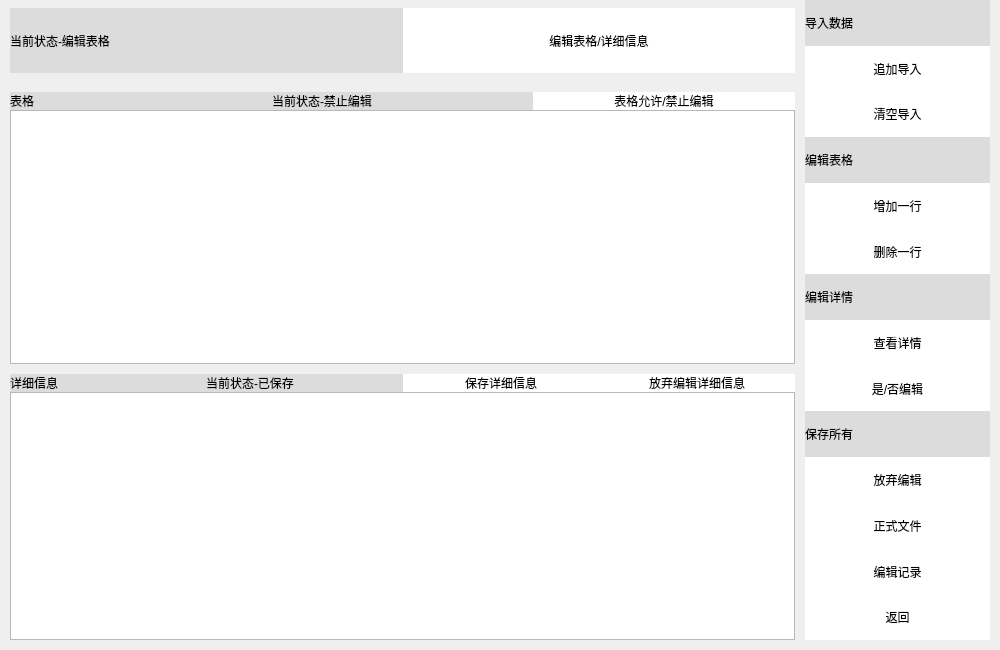
<?xml version="1.0" encoding="UTF-8"?>
<ui version="4.0">
 <class>Form</class>
 <widget class="QWidget" name="Form">
  <property name="geometry">
   <rect>
    <x>0</x>
    <y>0</y>
    <width>1000</width>
    <height>650</height>
   </rect>
  </property>
  <property name="windowTitle">
   <string>编辑</string>
  </property>
  <property name="windowIcon">
   <iconset resource="../vb.qrc">
    <normaloff>:/title/images/bian.png</normaloff>:/title/images/bian.png</iconset>
  </property>
  <property name="styleSheet">
   <string notr="true">font: 12pt &quot;宋体&quot;;</string>
  </property>
  <layout class="QGridLayout" name="gridLayout" columnstretch="4,1">
   <property name="leftMargin">
    <number>0</number>
   </property>
   <property name="topMargin">
    <number>0</number>
   </property>
   <property name="rightMargin">
    <number>0</number>
   </property>
   <property name="bottomMargin">
    <number>0</number>
   </property>
   <property name="spacing">
    <number>0</number>
   </property>
   <item row="0" column="0">
    <widget class="QWidget" name="widget" native="true">
     <property name="styleSheet">
      <string notr="true"/>
     </property>
     <layout class="QGridLayout" name="gridLayout_2" rowstretch="1,3,3">
      <property name="leftMargin">
       <number>0</number>
      </property>
      <property name="topMargin">
       <number>0</number>
      </property>
      <property name="rightMargin">
       <number>0</number>
      </property>
      <property name="bottomMargin">
       <number>0</number>
      </property>
      <property name="verticalSpacing">
       <number>0</number>
      </property>
      <item row="0" column="0">
       <widget class="QWidget" name="widget_5" native="true">
        <property name="sizePolicy">
         <sizepolicy hsizetype="Expanding" vsizetype="Fixed">
          <horstretch>0</horstretch>
          <verstretch>0</verstretch>
         </sizepolicy>
        </property>
        <property name="maximumSize">
         <size>
          <width>16777215</width>
          <height>87</height>
         </size>
        </property>
        <property name="styleSheet">
         <string notr="true"/>
        </property>
        <layout class="QGridLayout" name="gridLayout_3">
         <property name="leftMargin">
          <number>10</number>
         </property>
         <property name="topMargin">
          <number>0</number>
         </property>
         <property name="rightMargin">
          <number>5</number>
         </property>
         <property name="bottomMargin">
          <number>5</number>
         </property>
         <property name="spacing">
          <number>0</number>
         </property>
         <item row="0" column="0">
          <widget class="QLabel" name="table_or_concrete_label">
           <property name="maximumSize">
            <size>
             <width>16777215</width>
             <height>65</height>
            </size>
           </property>
           <property name="styleSheet">
            <string notr="true">
	font: 20pt &quot;宋体&quot;;
color: rgb(0, 0, 0);

border:0px;
	
background-color: rgb(189, 189, 189);
background-color: rgb(220, 220, 220);</string>
           </property>
           <property name="text">
            <string>当前状态-编辑表格</string>
           </property>
          </widget>
         </item>
         <item row="0" column="1">
          <widget class="QPushButton" name="edit_table_or_concrete_btn">
           <property name="sizePolicy">
            <sizepolicy hsizetype="Preferred" vsizetype="Preferred">
             <horstretch>0</horstretch>
             <verstretch>0</verstretch>
            </sizepolicy>
           </property>
           <property name="maximumSize">
            <size>
             <width>16777215</width>
             <height>65</height>
            </size>
           </property>
           <property name="styleSheet">
            <string notr="true">

QPushButton{
	font: 14pt &quot;宋体&quot;;
color: rgb(0, 0, 0);
	background-color: rgb(255, 255, 255);

border:0px
}
QPushButton:hover{
	font: 14pt &quot;宋体&quot;;
	color: rgb(0, 0, 0);
	background-color: rgb(220, 220, 220);
border:0px
}
</string>
           </property>
           <property name="text">
            <string>编辑表格/详细信息</string>
           </property>
           <property name="icon">
            <iconset resource="../vb.qrc">
             <normaloff>:/edit/images/or.png</normaloff>:/edit/images/or.png</iconset>
           </property>
           <property name="iconSize">
            <size>
             <width>40</width>
             <height>40</height>
            </size>
           </property>
          </widget>
         </item>
        </layout>
       </widget>
      </item>
      <item row="1" column="0">
       <widget class="QWidget" name="widget_3" native="true">
        <property name="styleSheet">
         <string notr="true"/>
        </property>
        <layout class="QGridLayout" name="gridLayout_7">
         <property name="leftMargin">
          <number>10</number>
         </property>
         <property name="topMargin">
          <number>5</number>
         </property>
         <property name="rightMargin">
          <number>5</number>
         </property>
         <property name="bottomMargin">
          <number>5</number>
         </property>
         <property name="spacing">
          <number>0</number>
         </property>
         <item row="0" column="0">
          <widget class="QWidget" name="widget_6" native="true">
           <property name="sizePolicy">
            <sizepolicy hsizetype="Expanding" vsizetype="Fixed">
             <horstretch>0</horstretch>
             <verstretch>0</verstretch>
            </sizepolicy>
           </property>
           <layout class="QGridLayout" name="gridLayout_10">
            <property name="leftMargin">
             <number>0</number>
            </property>
            <property name="topMargin">
             <number>0</number>
            </property>
            <property name="rightMargin">
             <number>0</number>
            </property>
            <property name="bottomMargin">
             <number>0</number>
            </property>
            <property name="spacing">
             <number>0</number>
            </property>
            <item row="0" column="0">
             <widget class="QLabel" name="left_top_label">
              <property name="maximumSize">
               <size>
                <width>16777215</width>
                <height>38</height>
               </size>
              </property>
              <property name="styleSheet">
               <string notr="true">font: 14pt &quot;宋体&quot;;
color: rgb(0, 0, 0);
background-color: rgb(191, 191, 191);
background-color: rgb(220, 220, 220);</string>
              </property>
              <property name="text">
               <string>表格</string>
              </property>
             </widget>
            </item>
            <item row="0" column="1">
             <widget class="QLabel" name="table_allow_forbid_label">
              <property name="maximumSize">
               <size>
                <width>16777215</width>
                <height>38</height>
               </size>
              </property>
              <property name="styleSheet">
               <string notr="true">font: 14pt &quot;宋体&quot;;
color: rgb(0, 0, 0);
background-color: rgb(191, 191, 191);
background-color: rgb(220, 220, 220);</string>
              </property>
              <property name="text">
               <string>当前状态-禁止编辑</string>
              </property>
             </widget>
            </item>
            <item row="0" column="2">
             <widget class="QPushButton" name="table_allow_forbid_btn">
              <property name="sizePolicy">
               <sizepolicy hsizetype="Preferred" vsizetype="Preferred">
                <horstretch>0</horstretch>
                <verstretch>0</verstretch>
               </sizepolicy>
              </property>
              <property name="maximumSize">
               <size>
                <width>16777215</width>
                <height>38</height>
               </size>
              </property>
              <property name="styleSheet">
               <string notr="true">

QPushButton{
	font: 14pt &quot;宋体&quot;;
color: rgb(0, 0, 0);
	background-color: rgb(255, 255, 255);

border:0px
}
QPushButton:hover{
	font: 14pt &quot;宋体&quot;;
	color: rgb(0, 0, 0);
	background-color: rgb(220, 220, 220);
border:0px
}
</string>
              </property>
              <property name="text">
               <string>表格允许/禁止编辑</string>
              </property>
              <property name="icon">
               <iconset resource="../vb.qrc">
                <normaloff>:/edit/images/yun.png</normaloff>:/edit/images/yun.png</iconset>
              </property>
              <property name="iconSize">
               <size>
                <width>30</width>
                <height>30</height>
               </size>
              </property>
             </widget>
            </item>
           </layout>
          </widget>
         </item>
         <item row="1" column="0">
          <widget class="QWidget" name="widget_8" native="true">
           <property name="sizePolicy">
            <sizepolicy hsizetype="Expanding" vsizetype="Expanding">
             <horstretch>0</horstretch>
             <verstretch>0</verstretch>
            </sizepolicy>
           </property>
           <layout class="QGridLayout" name="gridLayout_4">
            <property name="leftMargin">
             <number>0</number>
            </property>
            <property name="topMargin">
             <number>0</number>
            </property>
            <property name="rightMargin">
             <number>0</number>
            </property>
            <property name="bottomMargin">
             <number>0</number>
            </property>
            <property name="spacing">
             <number>0</number>
            </property>
            <item row="0" column="0">
             <widget class="QTableWidget" name="tableWidget">
              <property name="sizePolicy">
               <sizepolicy hsizetype="Expanding" vsizetype="Expanding">
                <horstretch>0</horstretch>
                <verstretch>0</verstretch>
               </sizepolicy>
              </property>
              <property name="styleSheet">
               <string notr="true"/>
              </property>
              <property name="editTriggers">
               <set>QAbstractItemView::CurrentChanged</set>
              </property>
             </widget>
            </item>
           </layout>
          </widget>
         </item>
        </layout>
       </widget>
      </item>
      <item row="2" column="0">
       <widget class="QWidget" name="widget_4" native="true">
        <property name="styleSheet">
         <string notr="true"/>
        </property>
        <layout class="QGridLayout" name="gridLayout_8">
         <property name="leftMargin">
          <number>10</number>
         </property>
         <property name="topMargin">
          <number>5</number>
         </property>
         <property name="rightMargin">
          <number>5</number>
         </property>
         <property name="bottomMargin">
          <number>0</number>
         </property>
         <property name="spacing">
          <number>0</number>
         </property>
         <item row="0" column="0">
          <widget class="QWidget" name="widget_7" native="true">
           <property name="sizePolicy">
            <sizepolicy hsizetype="Expanding" vsizetype="Fixed">
             <horstretch>0</horstretch>
             <verstretch>0</verstretch>
            </sizepolicy>
           </property>
           <layout class="QGridLayout" name="gridLayout_9" rowstretch="0">
            <property name="leftMargin">
             <number>0</number>
            </property>
            <property name="topMargin">
             <number>0</number>
            </property>
            <property name="rightMargin">
             <number>0</number>
            </property>
            <property name="bottomMargin">
             <number>0</number>
            </property>
            <property name="spacing">
             <number>0</number>
            </property>
            <item row="0" column="0">
             <widget class="QLabel" name="con_label">
              <property name="maximumSize">
               <size>
                <width>16777215</width>
                <height>39</height>
               </size>
              </property>
              <property name="styleSheet">
               <string notr="true">font: 14pt &quot;宋体&quot;;
color: rgb(0, 0, 0);
background-color: rgb(191, 191, 191);
background-color: rgb(220, 220, 220);</string>
              </property>
              <property name="text">
               <string>详细信息</string>
              </property>
             </widget>
            </item>
            <item row="0" column="1">
             <widget class="QLabel" name="save_or_not_label">
              <property name="maximumSize">
               <size>
                <width>16777215</width>
                <height>39</height>
               </size>
              </property>
              <property name="styleSheet">
               <string notr="true">font: 14pt &quot;宋体&quot;;
color: rgb(0, 0, 0);
background-color: rgb(191, 191, 191);
background-color: rgb(220, 220, 220);</string>
              </property>
              <property name="text">
               <string>当前状态-已保存</string>
              </property>
             </widget>
            </item>
            <item row="0" column="2">
             <widget class="QPushButton" name="save_concrete_btn">
              <property name="sizePolicy">
               <sizepolicy hsizetype="Preferred" vsizetype="Preferred">
                <horstretch>0</horstretch>
                <verstretch>0</verstretch>
               </sizepolicy>
              </property>
              <property name="maximumSize">
               <size>
                <width>16777215</width>
                <height>39</height>
               </size>
              </property>
              <property name="styleSheet">
               <string notr="true">

QPushButton{
	font: 14pt &quot;宋体&quot;;
color: rgb(0, 0, 0);
	background-color: rgb(255, 255, 255);

border:0px
}
QPushButton:hover{
	font: 14pt &quot;宋体&quot;;
	color: rgb(0, 0, 0);
	background-color: rgb(220, 220, 220);
border:0px
}
</string>
              </property>
              <property name="text">
               <string>保存详细信息</string>
              </property>
              <property name="icon">
               <iconset resource="../vb.qrc">
                <normaloff>:/edit/images/sa.png</normaloff>:/edit/images/sa.png</iconset>
              </property>
              <property name="iconSize">
               <size>
                <width>30</width>
                <height>30</height>
               </size>
              </property>
             </widget>
            </item>
            <item row="0" column="3">
             <widget class="QPushButton" name="giveup_edit_btn">
              <property name="sizePolicy">
               <sizepolicy hsizetype="Preferred" vsizetype="Preferred">
                <horstretch>0</horstretch>
                <verstretch>0</verstretch>
               </sizepolicy>
              </property>
              <property name="maximumSize">
               <size>
                <width>16777215</width>
                <height>39</height>
               </size>
              </property>
              <property name="styleSheet">
               <string notr="true">

QPushButton{
	font: 14pt &quot;宋体&quot;;
color: rgb(0, 0, 0);
	background-color: rgb(255, 255, 255);

border:0px
}
QPushButton:hover{
	font: 14pt &quot;宋体&quot;;
	color: rgb(0, 0, 0);
	background-color: rgb(220, 220, 220);
border:0px
}
</string>
              </property>
              <property name="text">
               <string>放弃编辑详细信息</string>
              </property>
              <property name="icon">
               <iconset resource="../vb.qrc">
                <normaloff>:/edit/images/gi.png</normaloff>:/edit/images/gi.png</iconset>
              </property>
              <property name="iconSize">
               <size>
                <width>30</width>
                <height>30</height>
               </size>
              </property>
             </widget>
            </item>
           </layout>
          </widget>
         </item>
         <item row="1" column="0">
          <widget class="QWidget" name="widget_9" native="true">
           <layout class="QGridLayout" name="gridLayout_5">
            <property name="leftMargin">
             <number>0</number>
            </property>
            <property name="topMargin">
             <number>0</number>
            </property>
            <property name="rightMargin">
             <number>0</number>
            </property>
            <property name="bottomMargin">
             <number>10</number>
            </property>
            <property name="spacing">
             <number>0</number>
            </property>
            <item row="0" column="0">
             <widget class="QTextEdit" name="textEdit">
              <property name="sizePolicy">
               <sizepolicy hsizetype="Expanding" vsizetype="Expanding">
                <horstretch>0</horstretch>
                <verstretch>0</verstretch>
               </sizepolicy>
              </property>
             </widget>
            </item>
           </layout>
          </widget>
         </item>
        </layout>
       </widget>
      </item>
     </layout>
    </widget>
   </item>
   <item row="0" column="1">
    <widget class="QWidget" name="widget_2" native="true">
     <property name="sizePolicy">
      <sizepolicy hsizetype="Fixed" vsizetype="Expanding">
       <horstretch>0</horstretch>
       <verstretch>0</verstretch>
      </sizepolicy>
     </property>
     <property name="maximumSize">
      <size>
       <width>200</width>
       <height>16777215</height>
      </size>
     </property>
     <property name="styleSheet">
      <string notr="true"/>
     </property>
     <layout class="QGridLayout" name="gridLayout_6">
      <property name="leftMargin">
       <number>5</number>
      </property>
      <property name="topMargin">
       <number>0</number>
      </property>
      <property name="rightMargin">
       <number>10</number>
      </property>
      <property name="bottomMargin">
       <number>10</number>
      </property>
      <property name="spacing">
       <number>0</number>
      </property>
      <item row="0" column="0">
       <widget class="QLabel" name="label">
        <property name="sizePolicy">
         <sizepolicy hsizetype="Preferred" vsizetype="Preferred">
          <horstretch>0</horstretch>
          <verstretch>0</verstretch>
         </sizepolicy>
        </property>
        <property name="styleSheet">
         <string notr="true">

	font: 14pt &quot;宋体&quot;;
color: rgb(0, 0, 0);
	
background-color: rgb(189, 189, 189);
border:0px;
background-color: rgb(220, 220, 220);</string>
        </property>
        <property name="text">
         <string>导入数据</string>
        </property>
       </widget>
      </item>
      <item row="1" column="0">
       <widget class="QPushButton" name="pushButton_3">
        <property name="sizePolicy">
         <sizepolicy hsizetype="Preferred" vsizetype="Preferred">
          <horstretch>0</horstretch>
          <verstretch>0</verstretch>
         </sizepolicy>
        </property>
        <property name="styleSheet">
         <string notr="true">

QPushButton{
	font: 14pt &quot;宋体&quot;;
color: rgb(0, 0, 0);
	background-color: rgb(255, 255, 255);
border:0px
}
QPushButton:hover{
	font: 14pt &quot;宋体&quot;;
	color: rgb(0, 0, 0);
	background-color: rgb(220, 220, 220);
border:0px
}
</string>
        </property>
        <property name="text">
         <string>追加导入</string>
        </property>
        <property name="icon">
         <iconset resource="../vb.qrc">
          <normaloff>:/edit/images/append.png</normaloff>:/edit/images/append.png</iconset>
        </property>
        <property name="iconSize">
         <size>
          <width>30</width>
          <height>30</height>
         </size>
        </property>
       </widget>
      </item>
      <item row="2" column="0">
       <widget class="QPushButton" name="pushButton_7">
        <property name="sizePolicy">
         <sizepolicy hsizetype="Preferred" vsizetype="Preferred">
          <horstretch>0</horstretch>
          <verstretch>0</verstretch>
         </sizepolicy>
        </property>
        <property name="styleSheet">
         <string notr="true">

QPushButton{
	font: 14pt &quot;宋体&quot;;
color: rgb(0, 0, 0);
	background-color: rgb(255, 255, 255);
border:0px
}
QPushButton:hover{
	font: 14pt &quot;宋体&quot;;
	color: rgb(0, 0, 0);
	background-color: rgb(220, 220, 220);
border:0px
}
</string>
        </property>
        <property name="text">
         <string>清空导入</string>
        </property>
        <property name="icon">
         <iconset resource="../vb.qrc">
          <normaloff>:/edit/images/cl.png</normaloff>:/edit/images/cl.png</iconset>
        </property>
        <property name="iconSize">
         <size>
          <width>30</width>
          <height>30</height>
         </size>
        </property>
       </widget>
      </item>
      <item row="3" column="0">
       <widget class="QLabel" name="label_2">
        <property name="sizePolicy">
         <sizepolicy hsizetype="Preferred" vsizetype="Preferred">
          <horstretch>0</horstretch>
          <verstretch>0</verstretch>
         </sizepolicy>
        </property>
        <property name="styleSheet">
         <string notr="true">

	font: 14pt &quot;宋体&quot;;
color: rgb(0, 0, 0);
	
background-color: rgb(189, 189, 189);
border:0px;
background-color: rgb(220, 220, 220);</string>
        </property>
        <property name="text">
         <string>编辑表格</string>
        </property>
       </widget>
      </item>
      <item row="4" column="0">
       <widget class="QPushButton" name="pushButton_5">
        <property name="sizePolicy">
         <sizepolicy hsizetype="Preferred" vsizetype="Preferred">
          <horstretch>0</horstretch>
          <verstretch>0</verstretch>
         </sizepolicy>
        </property>
        <property name="styleSheet">
         <string notr="true">

QPushButton{
	font: 14pt &quot;宋体&quot;;
color: rgb(0, 0, 0);
	background-color: rgb(255, 255, 255);

border:0px
}
QPushButton:hover{
	font: 14pt &quot;宋体&quot;;
	color: rgb(0, 0, 0);
	background-color: rgb(220, 220, 220);
border:0px
}
</string>
        </property>
        <property name="text">
         <string>增加一行</string>
        </property>
        <property name="icon">
         <iconset resource="../vb.qrc">
          <normaloff>:/edit/images/adhang.png</normaloff>:/edit/images/adhang.png</iconset>
        </property>
        <property name="iconSize">
         <size>
          <width>30</width>
          <height>30</height>
         </size>
        </property>
       </widget>
      </item>
      <item row="5" column="0">
       <widget class="QPushButton" name="pushButton_2">
        <property name="sizePolicy">
         <sizepolicy hsizetype="Preferred" vsizetype="Preferred">
          <horstretch>0</horstretch>
          <verstretch>0</verstretch>
         </sizepolicy>
        </property>
        <property name="styleSheet">
         <string notr="true">

QPushButton{
	font: 14pt &quot;宋体&quot;;
color: rgb(0, 0, 0);
	background-color: rgb(255, 255, 255);
border:0px
}
QPushButton:hover{
	font: 14pt &quot;宋体&quot;;
	color: rgb(0, 0, 0);
	background-color: rgb(220, 220, 220);
border:0px
}
</string>
        </property>
        <property name="text">
         <string>删除一行</string>
        </property>
        <property name="icon">
         <iconset resource="../vb.qrc">
          <normaloff>:/edit/images/del.png</normaloff>:/edit/images/del.png</iconset>
        </property>
        <property name="iconSize">
         <size>
          <width>30</width>
          <height>30</height>
         </size>
        </property>
       </widget>
      </item>
      <item row="6" column="0">
       <widget class="QLabel" name="label_3">
        <property name="sizePolicy">
         <sizepolicy hsizetype="Preferred" vsizetype="Preferred">
          <horstretch>0</horstretch>
          <verstretch>0</verstretch>
         </sizepolicy>
        </property>
        <property name="styleSheet">
         <string notr="true">

	font: 14pt &quot;宋体&quot;;
color: rgb(0, 0, 0);
	
background-color: rgb(189, 189, 189);
border:0px;
background-color: rgb(220, 220, 220);</string>
        </property>
        <property name="text">
         <string>编辑详情</string>
        </property>
       </widget>
      </item>
      <item row="7" column="0">
       <widget class="QPushButton" name="pushButton_6">
        <property name="sizePolicy">
         <sizepolicy hsizetype="Preferred" vsizetype="Preferred">
          <horstretch>0</horstretch>
          <verstretch>0</verstretch>
         </sizepolicy>
        </property>
        <property name="styleSheet">
         <string notr="true">

QPushButton{
	font: 14pt &quot;宋体&quot;;
color: rgb(0, 0, 0);
	background-color: rgb(255, 255, 255);
border:0px
}
QPushButton:hover{
	font: 14pt &quot;宋体&quot;;
	color: rgb(0, 0, 0);
	background-color: rgb(220, 220, 220);
border:0px
}
</string>
        </property>
        <property name="text">
         <string>查看详情</string>
        </property>
        <property name="icon">
         <iconset resource="../vb.qrc">
          <normaloff>:/edit/images/view.png</normaloff>:/edit/images/view.png</iconset>
        </property>
        <property name="iconSize">
         <size>
          <width>30</width>
          <height>30</height>
         </size>
        </property>
       </widget>
      </item>
      <item row="8" column="0">
       <widget class="QPushButton" name="pushButton_8">
        <property name="sizePolicy">
         <sizepolicy hsizetype="Preferred" vsizetype="Preferred">
          <horstretch>0</horstretch>
          <verstretch>0</verstretch>
         </sizepolicy>
        </property>
        <property name="styleSheet">
         <string notr="true">

QPushButton{
	font: 14pt &quot;宋体&quot;;
color: rgb(0, 0, 0);
	background-color: rgb(255, 255, 255);
border:0px
}
QPushButton:hover{
	font: 14pt &quot;宋体&quot;;
	color: rgb(0, 0, 0);
	background-color: rgb(220, 220, 220);
border:0px
}
</string>
        </property>
        <property name="text">
         <string>是/否编辑</string>
        </property>
        <property name="icon">
         <iconset resource="../vb.qrc">
          <normaloff>:/edit/images/yun.png</normaloff>:/edit/images/yun.png</iconset>
        </property>
        <property name="iconSize">
         <size>
          <width>30</width>
          <height>30</height>
         </size>
        </property>
       </widget>
      </item>
      <item row="9" column="0">
       <widget class="QLabel" name="label_4">
        <property name="styleSheet">
         <string notr="true">

	font: 14pt &quot;宋体&quot;;
color: rgb(0, 0, 0);
	
background-color: rgb(189, 189, 189);
border:0px;
background-color: rgb(220, 220, 220);</string>
        </property>
        <property name="text">
         <string>保存所有</string>
        </property>
       </widget>
      </item>
      <item row="10" column="0">
       <widget class="QPushButton" name="pushButton_9">
        <property name="sizePolicy">
         <sizepolicy hsizetype="Preferred" vsizetype="Preferred">
          <horstretch>0</horstretch>
          <verstretch>0</verstretch>
         </sizepolicy>
        </property>
        <property name="styleSheet">
         <string notr="true">

QPushButton{
	font: 14pt &quot;宋体&quot;;
color: rgb(0, 0, 0);
	background-color: rgb(255, 255, 255);
border:0px
}
QPushButton:hover{
	font: 14pt &quot;宋体&quot;;
	color: rgb(0, 0, 0);
	background-color: rgb(220, 220, 220);
border:0px
}
</string>
        </property>
        <property name="text">
         <string>放弃编辑</string>
        </property>
        <property name="icon">
         <iconset resource="../vb.qrc">
          <normaloff>:/edit/images/give.png</normaloff>:/edit/images/give.png</iconset>
        </property>
        <property name="iconSize">
         <size>
          <width>30</width>
          <height>30</height>
         </size>
        </property>
       </widget>
      </item>
      <item row="11" column="0">
       <widget class="QPushButton" name="pushButton_4">
        <property name="sizePolicy">
         <sizepolicy hsizetype="Preferred" vsizetype="Preferred">
          <horstretch>0</horstretch>
          <verstretch>0</verstretch>
         </sizepolicy>
        </property>
        <property name="styleSheet">
         <string notr="true">

QPushButton{
	font: 14pt &quot;宋体&quot;;
color: rgb(0, 0, 0);
	background-color: rgb(255, 255, 255);
border:0px
}
QPushButton:hover{
	font: 14pt &quot;宋体&quot;;
	color: rgb(0, 0, 0);
	background-color: rgb(220, 220, 220);
border:0px
}
</string>
        </property>
        <property name="text">
         <string>正式文件</string>
        </property>
        <property name="icon">
         <iconset resource="../vb.qrc">
          <normaloff>:/edit/images/save.png</normaloff>:/edit/images/save.png</iconset>
        </property>
        <property name="iconSize">
         <size>
          <width>30</width>
          <height>30</height>
         </size>
        </property>
       </widget>
      </item>
      <item row="12" column="0">
       <widget class="QPushButton" name="save_edit_btn">
        <property name="sizePolicy">
         <sizepolicy hsizetype="Preferred" vsizetype="Preferred">
          <horstretch>0</horstretch>
          <verstretch>0</verstretch>
         </sizepolicy>
        </property>
        <property name="styleSheet">
         <string notr="true">

QPushButton{
	font: 14pt &quot;宋体&quot;;
color: rgb(0, 0, 0);
	background-color: rgb(255, 255, 255);
border:0px
}
QPushButton:hover{
	font: 14pt &quot;宋体&quot;;
	color: rgb(0, 0, 0);
	background-color: rgb(220, 220, 220);
border:0px
}
</string>
        </property>
        <property name="text">
         <string>编辑记录</string>
        </property>
        <property name="icon">
         <iconset resource="../vb.qrc">
          <normaloff>:/edit/images/history.png</normaloff>:/edit/images/history.png</iconset>
        </property>
        <property name="iconSize">
         <size>
          <width>30</width>
          <height>30</height>
         </size>
        </property>
       </widget>
      </item>
      <item row="13" column="0">
       <widget class="QPushButton" name="pushButton">
        <property name="sizePolicy">
         <sizepolicy hsizetype="Preferred" vsizetype="Preferred">
          <horstretch>0</horstretch>
          <verstretch>0</verstretch>
         </sizepolicy>
        </property>
        <property name="styleSheet">
         <string notr="true">

QPushButton{
	font: 14pt &quot;宋体&quot;;
color: rgb(0, 0, 0);
	background-color: rgb(255, 255, 255);
border:0px
}
QPushButton:hover{
	font: 14pt &quot;宋体&quot;;
	color: rgb(0, 0, 0);
	background-color: rgb(220, 220, 220);
border:0px
}
</string>
        </property>
        <property name="text">
         <string>返回</string>
        </property>
       </widget>
      </item>
     </layout>
    </widget>
   </item>
  </layout>
 </widget>
 <resources>
  <include location="../vb.qrc"/>
 </resources>
 <connections>
  <connection>
   <sender>pushButton</sender>
   <signal>clicked()</signal>
   <receiver>Form</receiver>
   <slot>goback_menupane()</slot>
   <hints>
    <hint type="sourcelabel">
     <x>876</x>
     <y>624</y>
    </hint>
    <hint type="destinationlabel">
     <x>999</x>
     <y>645</y>
    </hint>
   </hints>
  </connection>
  <connection>
   <sender>edit_table_or_concrete_btn</sender>
   <signal>clicked()</signal>
   <receiver>Form</receiver>
   <slot>edit_table_or_concrete()</slot>
   <hints>
    <hint type="sourcelabel">
     <x>510</x>
     <y>49</y>
    </hint>
    <hint type="destinationlabel">
     <x>572</x>
     <y>-79</y>
    </hint>
   </hints>
  </connection>
  <connection>
   <sender>pushButton_5</sender>
   <signal>clicked()</signal>
   <receiver>Form</receiver>
   <slot>add_row_cao()</slot>
   <hints>
    <hint type="sourcelabel">
     <x>989</x>
     <y>228</y>
    </hint>
    <hint type="destinationlabel">
     <x>1091</x>
     <y>195</y>
    </hint>
   </hints>
  </connection>
  <connection>
   <sender>pushButton_2</sender>
   <signal>clicked()</signal>
   <receiver>Form</receiver>
   <slot>delete_row_cao()</slot>
   <hints>
    <hint type="sourcelabel">
     <x>978</x>
     <y>269</y>
    </hint>
    <hint type="destinationlabel">
     <x>1152</x>
     <y>231</y>
    </hint>
   </hints>
  </connection>
  <connection>
   <sender>pushButton_6</sender>
   <signal>clicked()</signal>
   <receiver>Form</receiver>
   <slot>to_textEdit()</slot>
   <hints>
    <hint type="sourcelabel">
     <x>978</x>
     <y>363</y>
    </hint>
    <hint type="destinationlabel">
     <x>1137</x>
     <y>365</y>
    </hint>
   </hints>
  </connection>
  <connection>
   <sender>pushButton_8</sender>
   <signal>clicked()</signal>
   <receiver>Form</receiver>
   <slot>edit_concrete_allow_forbid_edit()</slot>
   <hints>
    <hint type="sourcelabel">
     <x>978</x>
     <y>402</y>
    </hint>
    <hint type="destinationlabel">
     <x>1119</x>
     <y>396</y>
    </hint>
   </hints>
  </connection>
  <connection>
   <sender>pushButton_7</sender>
   <signal>clicked()</signal>
   <receiver>Form</receiver>
   <slot>clear_import()</slot>
   <hints>
    <hint type="sourcelabel">
     <x>989</x>
     <y>136</y>
    </hint>
    <hint type="destinationlabel">
     <x>1065</x>
     <y>135</y>
    </hint>
   </hints>
  </connection>
  <connection>
   <sender>pushButton_4</sender>
   <signal>clicked()</signal>
   <receiver>Form</receiver>
   <slot>save_to_which_file()</slot>
   <hints>
    <hint type="sourcelabel">
     <x>978</x>
     <y>534</y>
    </hint>
    <hint type="destinationlabel">
     <x>1081</x>
     <y>527</y>
    </hint>
   </hints>
  </connection>
  <connection>
   <sender>save_edit_btn</sender>
   <signal>clicked()</signal>
   <receiver>Form</receiver>
   <slot>save_to_which_file()</slot>
   <hints>
    <hint type="sourcelabel">
     <x>978</x>
     <y>573</y>
    </hint>
    <hint type="destinationlabel">
     <x>1129</x>
     <y>568</y>
    </hint>
   </hints>
  </connection>
  <connection>
   <sender>pushButton_3</sender>
   <signal>clicked()</signal>
   <receiver>Form</receiver>
   <slot>append_import()</slot>
   <hints>
    <hint type="sourcelabel">
     <x>989</x>
     <y>90</y>
    </hint>
    <hint type="destinationlabel">
     <x>1113</x>
     <y>112</y>
    </hint>
   </hints>
  </connection>
  <connection>
   <sender>pushButton_9</sender>
   <signal>clicked()</signal>
   <receiver>Form</receiver>
   <slot>giveup_all_cao()</slot>
   <hints>
    <hint type="sourcelabel">
     <x>978</x>
     <y>495</y>
    </hint>
    <hint type="destinationlabel">
     <x>1157</x>
     <y>495</y>
    </hint>
   </hints>
  </connection>
  <connection>
   <sender>table_allow_forbid_btn</sender>
   <signal>clicked()</signal>
   <receiver>Form</receiver>
   <slot>table_allow_forbid_cao()</slot>
   <hints>
    <hint type="sourcelabel">
     <x>665</x>
     <y>105</y>
    </hint>
    <hint type="destinationlabel">
     <x>-34</x>
     <y>91</y>
    </hint>
   </hints>
  </connection>
  <connection>
   <sender>save_concrete_btn</sender>
   <signal>clicked()</signal>
   <receiver>Form</receiver>
   <slot>save_concrete_cao()</slot>
   <hints>
    <hint type="sourcelabel">
     <x>481</x>
     <y>387</y>
    </hint>
    <hint type="destinationlabel">
     <x>-22</x>
     <y>383</y>
    </hint>
   </hints>
  </connection>
  <connection>
   <sender>giveup_edit_btn</sender>
   <signal>clicked()</signal>
   <receiver>Form</receiver>
   <slot>giveup_edit()</slot>
   <hints>
    <hint type="sourcelabel">
     <x>679</x>
     <y>391</y>
    </hint>
    <hint type="destinationlabel">
     <x>-103</x>
     <y>350</y>
    </hint>
   </hints>
  </connection>
 </connections>
 <slots>
  <slot>save_data_to_edit_file()</slot>
  <slot>goback_menupane()</slot>
  <slot>save_data()</slot>
  <slot>import_data()</slot>
  <slot>add_row_cao()</slot>
  <slot>add_col_cao()</slot>
  <slot>delete_row_cao()</slot>
  <slot>save_edit_cao()</slot>
  <slot>allow_forbid_edit()</slot>
  <slot>to_textEdit()</slot>
  <slot>edit_concrete_allow_forbid_edit()</slot>
  <slot>save_concrete_cao()</slot>
  <slot>edit_table_or_concrete()</slot>
  <slot>table_allow_forbid_cao()</slot>
  <slot>slot1()</slot>
  <slot>slot2()</slot>
  <slot>giveup_edit()</slot>
  <slot>save_to_normal()</slot>
  <slot>clear_import()</slot>
  <slot>save_to_which_file()</slot>
  <slot>append_import()</slot>
  <slot>giveup_all_cao()</slot>
  <slot>slot3()</slot>
 </slots>
</ui>
